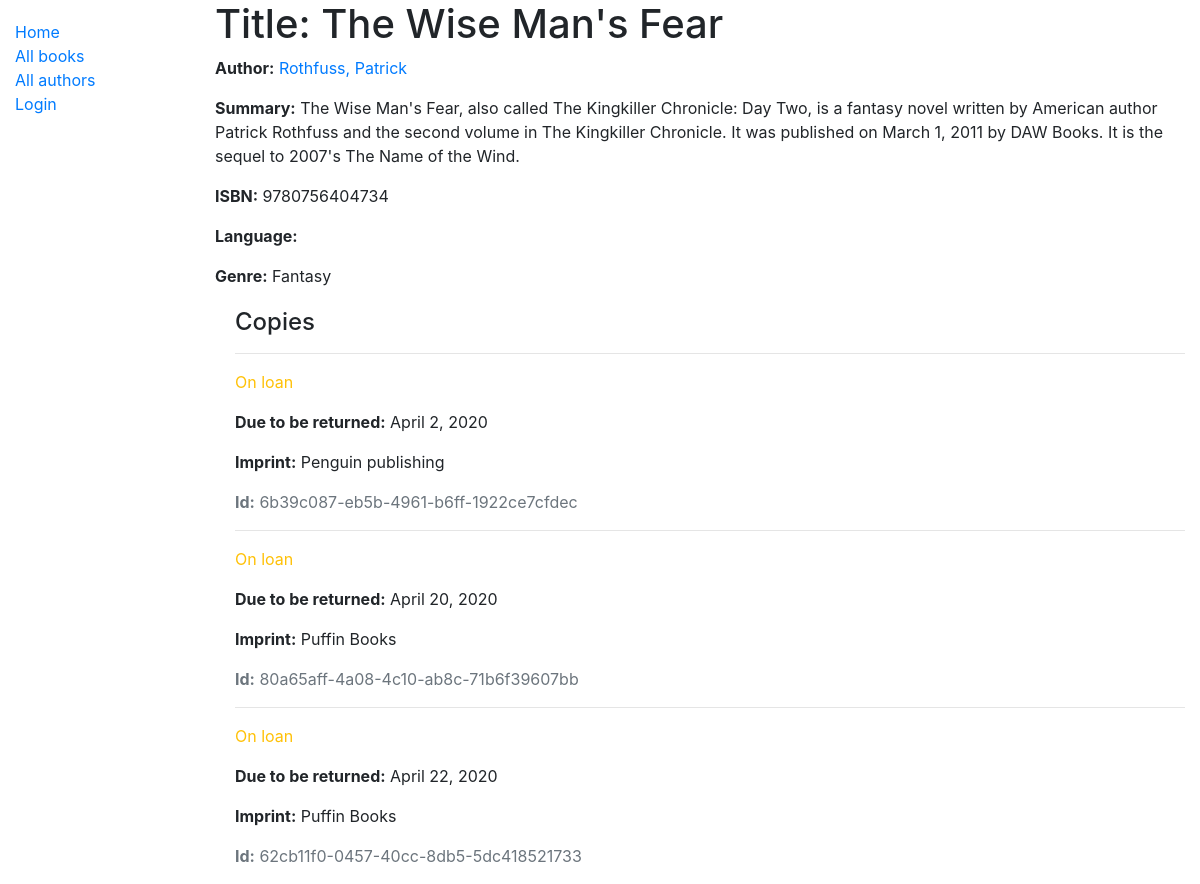
/catalog/book/1, run on the app's committed database.
### catalog/models.py (models this page shows, shortened)
class Book(models.Model):
    title = models.CharField(max_length=200)
    author = models.ForeignKey('Author', on_delete=models.SET_NULL, null=True)
    summary = models.TextField(max_length=1000, help_text='Enter a brief description of the book')
    isbn = models.CharField('ISBN', max_length=13, help_text='13 Character <a href="https://www.isbn-international.org/content/what-isbn">ISBN number</a>')
    genre = models.ManyToManyField(Genre, help_text='Select a genre for this book')
    def display_genre(self):
        """Create a string for the Genre. This is required to display genre in Admin."""
        return ', '.join(genre.name for genre in self.genre.all()[:3])
    display_genre.short_description = 'Genre'

class Author(models.Model):
    first_name = models.CharField(max_length=100)
    last_name = models.CharField(max_length=100)
    date_of_birth = models.DateField(null=True, blank=True)
    date_of_death = models.DateField('Died', null=True, blank=True)
    class Meta:
        ordering = ['last_name', 'first_name']
    def __str__(self):
        return f'{self.last_name}, {self.first_name}'

class Genre(models.Model):
    name = models.CharField(max_length=200, help_text='Enter a book genre (e.g. Science Fiction)')
    def __str__(self):
        return self.name

class BookInstance(models.Model):
    id = models.UUIDField(primary_key=True, default=uuid.uuid4, help_text='Unique ID for this particular book across whole library')
    book = models.ForeignKey('Book', on_delete=models.SET_NULL, null=True)
    imprint = models.CharField(max_length=200)
    due_back = models.DateField(null=True, blank=True)
    borrower = models.ForeignKey(User, on_delete=models.SET_NULL, null=True, blank=True)
    LOAN_STATUS = (
        ('m', 'Maintenance'),
        ('o', 'On loan'),
        ('a', 'Available'),
        ('r', 'Reserved'),
    )
    status = models.CharField(
        max_length=1,
        choices=LOAN_STATUS,
        blank=True,
        default='m',
        help_text='Book availability',
    )
    class Meta:
        ordering = ['book','due_back', 'imprint']
        permissions = (("can_mark_returned", "Set book as returned"),)

### catalog/views.py (the view)
# urls.py: path('book/<int:pk>', views.BookDetailView.as_view(), name='book-detail'),
class BookDetailView(generic.DetailView):
    model = Book

### catalog/templates/catalog/book_detail.html
{% extends "base_generic.html" %}
{% block content %}
  <h1>Title: {{ book.title }}</h1>
  <p><strong>Author:</strong> <a href="">{{ book.author }}</a></p>
  <p><strong>Summary:</strong> {{ book.summary }}</p>
  <p><strong>ISBN:</strong> {{ book.isbn }}</p>
  <p><strong>Language:</strong> {{ book.language }}</p>
  <p><strong>Genre:</strong> {{ book.genre.all|join:", " }}</p>
  <div style="margin-left:20px;margin-top:20px">
    <h4>Copies</h4>
    {% for copy in book.bookinstance_set.all %}
      <hr>
      <p class="{% if copy.status == 'a' %}text-success{% elif copy.status == 'm' %}text-danger{% else %}text-warning{% endif %}">
        {{ copy.get_status_display }}
      </p>
      {% if copy.status != 'a' %}
        <p><strong>Due to be returned:</strong> {{ copy.due_back }}</p>
      {% endif %}
      <p><strong>Imprint:</strong> {{ copy.imprint }}</p>
      <p class="text-muted"><strong>Id:</strong> {{ copy.id }}</p>
    {% endfor %}
  </div>
{% endblock %}

### data on the page
Book: title "The Wise Man's Fear", author "Rothfuss, Patrick", summary "The Wise Man's Fear, also called The Kingkiller Chronicle: Day Two, is a fantasy novel written by American author Patrick Rothfuss and the second volume in The Kingkiller Chronicle. It was published on March 1, 2011 by DAW Books. It is the sequel to 2007's The Name of the Wind.", isbn "9780756404734", genre.all "Fantasy"
BookInstance: status "On loan", due_back "April 2, 2020", imprint "Penguin publishing", id "6b39c087-eb5b-4961-b6ff-1922ce7cfdec"
BookInstance: status "On loan", due_back "April 20, 2020", imprint "Puffin Books", id "80a65aff-4a08-4c10-ab8c-71b6f39607bb"
BookInstance: status "On loan", due_back "April 22, 2020", imprint "Puffin Books", id "62cb11f0-0457-40cc-8db5-5dc418521733"
